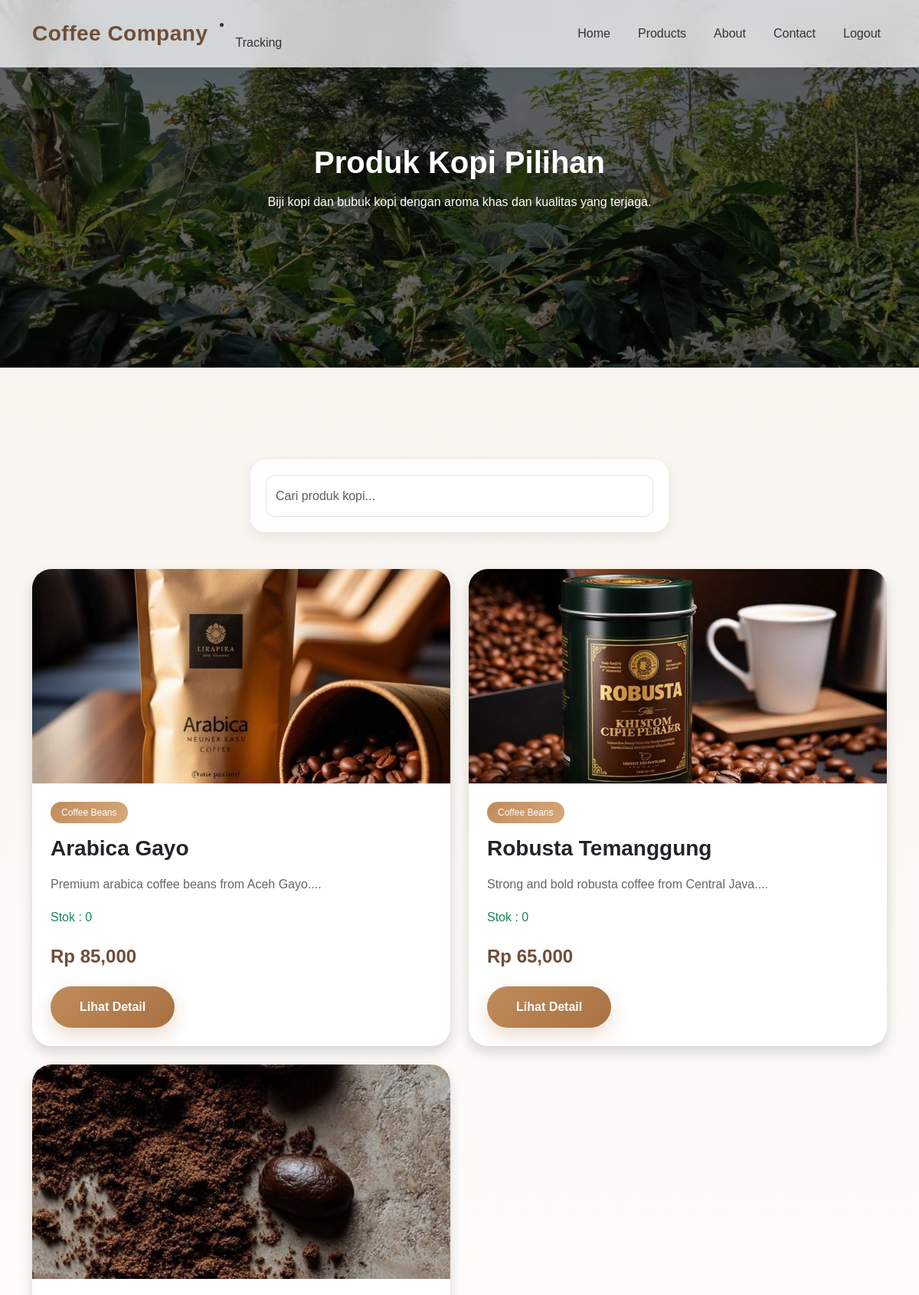
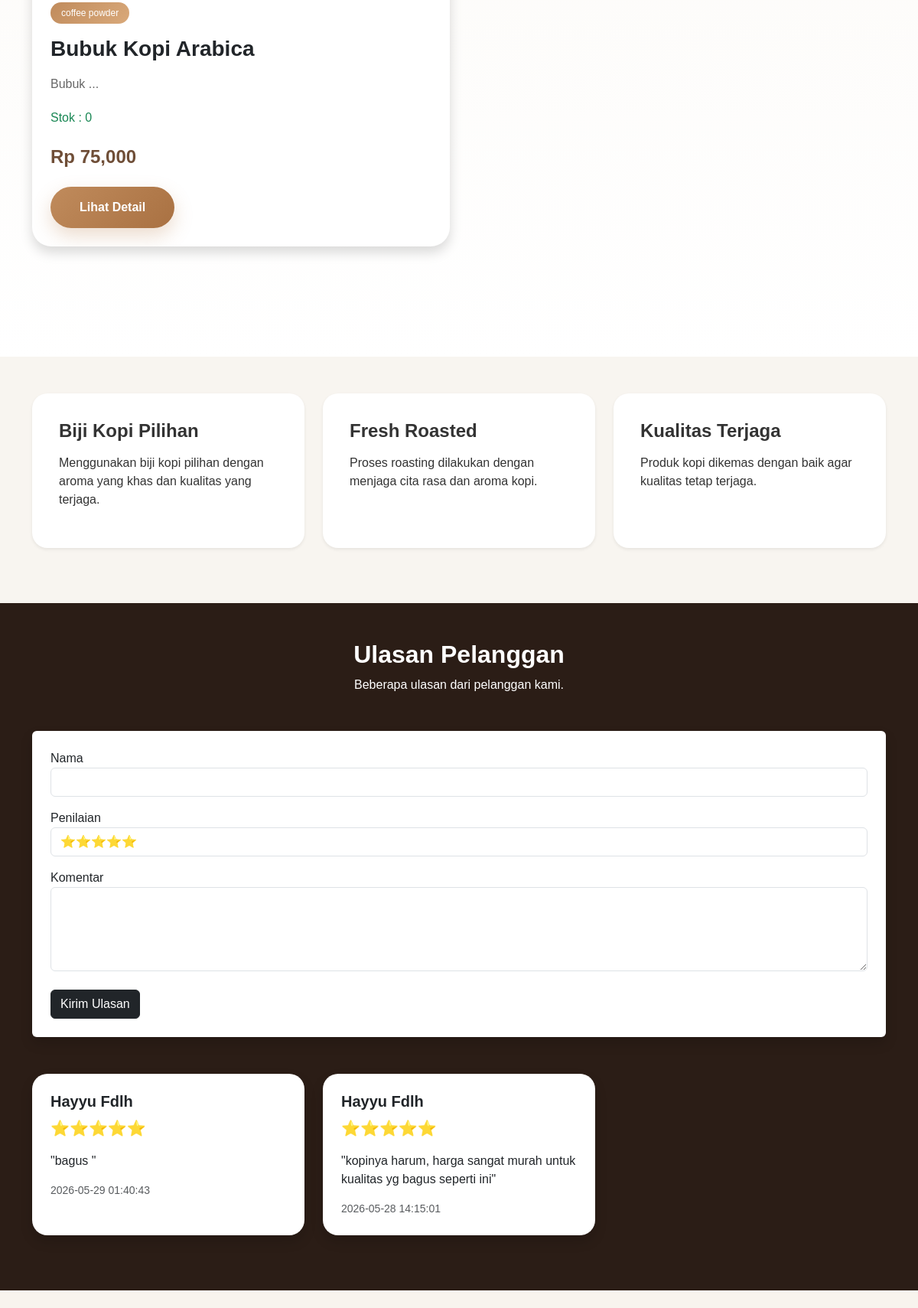
The page /products.php (signed in, upper part) on the database its author committed (2 pictures, top to bottom).
### tables this page shows
CREATE TABLE IF NOT EXISTS `produk` (
  `id` int NOT NULL AUTO_INCREMENT,
  `nama_produk` varchar(100) DEFAULT NULL,
  `deskripsi` text,
  `harga` int DEFAULT NULL,
  `gambar` varchar(255) DEFAULT NULL,
  `kategori` varchar(50) DEFAULT NULL,
  `harga_100` int DEFAULT NULL,
  `harga_200` int DEFAULT NULL,
  `harga_500` int DEFAULT NULL,
  `harga_1000` int DEFAULT NULL,
  `stok` int NOT NULL DEFAULT '0',
  PRIMARY KEY (`id`)
);

CREATE TABLE IF NOT EXISTS `reviews` (
  `id` int NOT NULL AUTO_INCREMENT,
  `nama` varchar(100) DEFAULT NULL,
  `rating` int DEFAULT NULL,
  `komentar` text,
  `tanggal` timestamp NULL DEFAULT CURRENT_TIMESTAMP,
  PRIMARY KEY (`id`)
);

### products.php (the view, shortened to what this page needs)
<?php
include 'config/koneksi.php';
if(isset($_GET['search'])){
    $search = $_GET['search'];
    $data = mysqli_query($conn,
    "SELECT * FROM produk
    WHERE nama_produk LIKE '%$search%'");
} else {
    $data = mysqli_query($conn,
    "SELECT * FROM produk");
}
$review = mysqli_query($conn,
"SELECT * FROM reviews ORDER BY id DESC");
?>
<!DOCTYPE html>
<html lang="id">
<head>
    <link href="https://cdn.jsdelivr.net/npm/bootstrap@5.3.3/dist/css/bootstrap.min.css" rel="stylesheet">
    <link rel="stylesheet" href="assets/css/style.css">
</head>
<body>
<nav class="navbar navbar-expand-lg navbar-dark fixed-top">
    <div class="container">
        <a class="navbar-brand fw-bold" href="#">
            Coffee Company
        </a>
        <li class="nav-item">
            <a class="nav-link" href="cek_pesanan.php">
                Tracking
            </a>
        </li>
        <div class="collapse navbar-collapse" id="menu">
            <ul class="navbar-nav ms-auto">
                <li class="nav-item">
                    <a class="nav-link" href="index.php">
                        Home
                    </a>
                </li>
                <li class="nav-item">
                    <a class="nav-link active" href="products.php">
                        Products
                    </a>
                </li>
                <li class="nav-item">
                    <a class="nav-link" href="about.php">
                        About
                    </a>
                </li>
                <li class="nav-item">
                    <a class="nav-link" href="contact.php">
                        Contact
                    </a>
                </li>
                <?php if(isset($_SESSION['role'])) { ?>
                    <li class="nav-item">
                        <a class="nav-link" href="logout.php">
                            Logout
                        </a>
                    </li>
                <?php } ?>
            </ul>
        </div>
    </div>
</nav>
<section class="hero-products">
    <div class="container">
        <h1 class="fw-bold">
            Produk Kopi Pilihan
        </h1>
        <p class="mt-3">
            Biji kopi dan bubuk kopi dengan aroma khas
            dan kualitas yang terjaga.
        </p>
    </div>
</section>
<section class="product-section">
    <div class="container">
        <div class="row justify-content-center mb-5">
            <div class="col-md-6">
                <div class="search-box">
                    <form method="GET">
                        <input
                        type="text"
                        name="search"
                        class="form-control search-input"
                        placeholder="Cari produk kopi...">
                    </form>
                </div>
            </div>
        </div>
        <div class="row">
            <?php while($d = mysqli_fetch_array($data)) { ?>
            <div class="col-md-6 mb-4">
                <div class="card product-card shadow h-100">
                    <img
                    src="assets/img/<?php echo $d['gambar']; ?>"
                    class="product-img">
                    <div class="card-body p-4">
                        <span class="badge bg-dark mb-3">
                            <?php echo $d['kategori']; ?>
                        </span>
                        <h3 class="fw-bold">
                            <?php echo $d['nama_produk']; ?>
                        </h3>
                        <p class="mt-3">
                            <?php echo substr($d['deskripsi'],0,120); ?>...
                        </p>
                        <p class="text-success">
                            Stok :
                            <?php echo $d['stok']; ?>
                        </p>
                        <h4 class="fw-bold mt-4 price">
                            Rp <?php echo number_format($d['harga']); ?>
                        </h4>
                        <button
                        class="btn btn-coffee mt-3"
                        data-bs-toggle="modal"
                        data-bs-target="#modal<?php echo $d['id']; ?>">
                            Lihat Detail
                        </button>
                    </div>
                </div>
            </div>
            <?php } ?>
        </div>
    </div>
</section>
<section class="info-section py-5">
    <div class="container">
        <div class="row">
            <div class="col-md-4 mb-4">
                <div class="info-box shadow-sm">
                    <h4 class="fw-bold mb-3">
                        Biji Kopi Pilihan
                    </h4>
                    <p>
                        Menggunakan biji kopi pilihan dengan
                        aroma yang khas dan kualitas yang terjaga.
                    </p>
                </div>
            </div>
            <div class="col-md-4 mb-4">
                <div class="info-box shadow-sm">
                    <h4 class="fw-bold mb-3">
                        Fresh Roasted
                    </h4>
                    <p>
                        Proses roasting dilakukan dengan
                        menjaga cita rasa dan aroma kopi.
                    </p>
                </div>
            </div>
            <div class="col-md-4 mb-4">
                <div class="info-box shadow-sm">
                    <h4 class="fw-bold mb-3">
                        Kualitas Terjaga
                    </h4>
                    <p>
                        Produk kopi dikemas dengan baik
                        agar kualitas tetap terjaga.
                    </p>
                </div>
            </div>
        </div>
    </div>
</section>
<section class="review-section py-5 text-white">
    <div class="container">
        <div class="text-center mb-5">
            <h2 class="fw-bold">
                Ulasan Pelanggan
            </h2>
            <p>
                Beberapa ulasan dari pelanggan kami.
            </p>
        </div>
        <div class="card border-0 shadow p-4 mb-5">
            <form action="proses/tambah_review.php"
            method="POST">
                <div class="mb-3">
                    <label class="text-dark">
                        Nama
                    </label>
                    <input
                    type="text"
                    name="nama"
                    class="form-control"
                    required>
                </div>
                <div class="mb-3">
                    <label class="text-dark">
                        Penilaian
                    </label>
                    <select
                    name="rating"
                    class="form-control">
                        <option value="5">⭐⭐⭐⭐⭐</option>
                    </select>
                </div>
                <div class="mb-4">
                    <label class="text-dark">
                        Komentar
                    </label>
                    <textarea
                    name="komentar"
                    class="form-control"
                    rows="4"
                    required></textarea>
                </div>
                <button class="btn btn-dark">
                    Kirim Ulasan
                </button>
            </form>
        </div>
        <div class="row">
            <?php while($r = mysqli_fetch_array($review)) { ?>
            <div class="col-md-4 mb-4">
                <div class="card review-card shadow h-100 p-4 text-dark">
                    <h5 class="fw-bold">
                        <?php echo $r['nama']; ?>
                    </h5>
                    <div class="star mb-3">
                        <?php
                        for($i=1; $i <= $r['rating']; $i++){
                            echo "⭐";
                        }
                        ?>
                    </div>
                    <p>
                        "<?php echo $r['komentar']; ?>"
                    </p>
                    <small class="text-muted">
                        <?php echo $r['tanggal']; ?>
                    </small>
                </div>
            </div>
            <?php } ?>
        </div>
    </div>
</section>
</body>
</html>

### assets/css/style.css (style rules this page uses)
:root { --coffee:#6F4E37; --coffee-light:#C08B5C; --cream:#F8F4EE; --white:#ffffff; --text:#333333; --shadow:0 15px 35px rgba(0,0,0,.08); }
* { margin:0; padding:0; box-sizing:border-box; }
html { scroll-behavior:smooth; }
body { font-family:'Poppins',sans-serif; background:var(--cream); color:var(--text); overflow-x:hidden; }
.navbar { background:rgba(255,255,255,.75); backdrop-filter:blur(15px); box-shadow:0 4px 20px rgba(0,0,0,.05); padding:18px 0; transition:.4s; }
.navbar-brand { font-size:28px; font-weight:700; color:var(--coffee) !important; letter-spacing:.5px; }
.nav-link { color:var(--text) !important; font-weight:500; margin-left:20px; position:relative; transition:.3s; }
.nav-link::after { content:""; position:absolute; width:0; height:2px; left:0; bottom:-5px; background:var(--coffee-light); transition:.3s; }
.btn-coffee { background: linear-gradient( 135deg, #C08B5C, #A97142 ); color:white; border:none; border-radius:50px; padding:15px 38px; font-weight:600; box-shadow: 0 10px 25px rgba(192,139,92,.3); transition:.35s; }
.product-section { padding:120px 0; background: linear-gradient( to bottom, #F8F4EE, #FFFFFF ); }
.product-section p { color:#777; }
.product-card { border:none; border-radius:30px; overflow:hidden; background:white; box-shadow:var(--shadow); transition:.4s; }
.product-img { width:100%; height:300px; object-fit:cover; transition:.6s; }
.product-card .card-body { padding:30px; }
.product-card h4 { font-weight:700; color:var(--coffee); margin-top:10px; }
.product-card p { color:#666; line-height:1.7; }
.badge { background: linear-gradient( 135deg, #C08B5C, #D9A97A ) !important; color:white; font-weight:500; padding:8px 14px; border-radius:30px; }

### products.php (style rules this page uses)
.hero-products { min-height: 60vh; display: flex; align-items: center; justify-content: center; text-align: center; color: white; background-image: linear-gradient( rgba(0,0,0,0.6), rgba(0,0,0,0.6) ), url('assets/img/bg.jpeg'); background-size: cover; background-position: center; }
.search-box { background-color: white; padding: 20px; border-radius: 20px; box-shadow: 0 5px 15px rgba(0,0,0,0.08); }
.search-input { height: 55px; border-radius: 12px; }
.product-card { border: none; border-radius: 25px; overflow: hidden; transition: 0.4s; background-color: white; }
.product-img { height: 280px; object-fit: cover; }
.price { color: #6f4e37; }
.info-section { background-color: #f8f5f0; }
.info-box { background-color: white; padding: 35px; border-radius: 20px; transition: 0.3s; height: 100%; }
.review-section { background-color: #2b1d16; }
.review-card { border: none; border-radius: 20px; transition: 0.3s; }
.star { font-size: 20px; }

### rows shown on the page
produk: gambar (picture), kategori "Coffee Beans", nama_produk "Arabica Gayo", deskripsi "Premium arabica coffee beans from Aceh Gayo.", stok "0", harga "85,000"
produk: gambar (picture), kategori "Coffee Beans", nama_produk "Robusta Temanggung", deskripsi "Strong and bold robusta coffee from Central Java.", stok "0", harga "65,000"
produk: gambar (picture), kategori "coffee powder", nama_produk "Bubuk Kopi Arabica", deskripsi "Bubuk", stok "0", harga "75,000"
reviews: nama "Hayyu Fdlh", komentar "bagus", tanggal "2026-05-29 01:40:43"
reviews: nama "Hayyu Fdlh", komentar "kopinya harum, harga sangat murah untuk kualitas yg bagus seperti ini", tanggal "2026-05-28 14:15:01"
